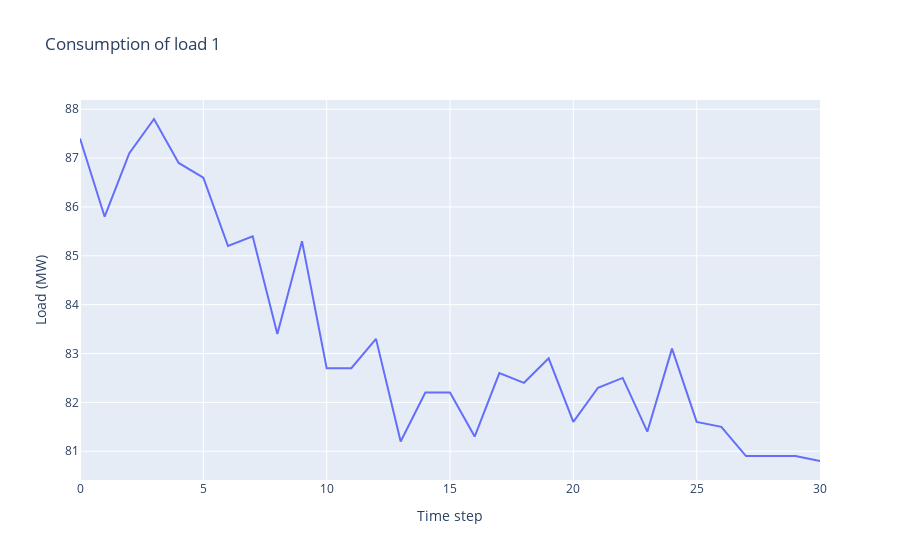

Source (notebook cell):
### Code cell
import plotly.graph_objects as go
load_id = 1
# extract the data
val_load1 = np.zeros(len(this_episode.observations))
for i, obs in enumerate(this_episode.observations):
    dict_ = obs.state_of(load_id=load_id) # which effect has this action action on the substation with id 1
    # other objects are: load_id, gen_id, line_id or substation_id
    # see the documentation for more information.
    val_load1[i] = dict_['p']

# plot it
fig = go.Figure(data=[go.Scatter(x=[i for i in range(len(val_load1))],
                                 y=val_load1)])
fig.update_layout(title="Consumption of load {}".format(load_id),
                 xaxis_title="Time step",
                 yaxis_title="Load (MW)")
fig.show()

### Figure 1 — Plotly figure (JSON) as saved in the notebook; plotly's stock layout.template omitted (floating-point values rounded to 4 significant figures)
{"data": [{"type": "scatter", "x": [0, 1, 2, 3, 4, 5, 6, 7, 8, 9, 10, 11, 12, 13, 14, 15, 16, 17, 18, 19, 20, 21, 22, 23, 24, 25, 26, 27, 28, 29, 30], "y": [87.4, 85.8, 87.1, 87.8, 86.9, 86.6, 85.2, 85.4, 83.4, 85.3, 82.7, 82.7, 83.3, 81.2, 82.2, 82.2, 81.3, 82.6, 82.4, 82.9, 81.6, 82.3, 82.5, 81.4, 83.1, 81.6, 81.5, 80.9, 80.9, 80.9, 80.8]}], "layout": {"title": {"text": "Consumption of load 1"}, "xaxis": {"title": {"text": "Time step"}}, "yaxis": {"title": {"text": "Load (MW)"}}}}
